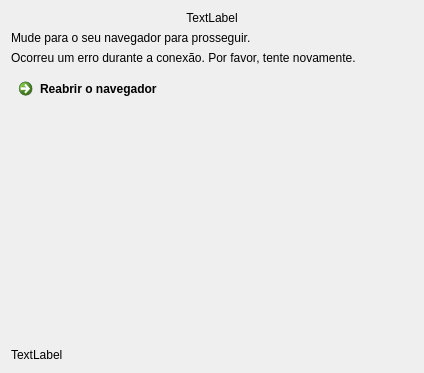
<?xml version="1.0" encoding="UTF-8"?>
<ui version="4.0">
 <class>OwncloudOAuthCredsPage</class>
 <widget class="QWidget" name="OwncloudOAuthCredsPage">
  <property name="geometry">
   <rect>
    <x>0</x>
    <y>0</y>
    <width>424</width>
    <height>373</height>
   </rect>
  </property>
  <property name="windowTitle">
   <string>Form</string>
  </property>
  <layout class="QVBoxLayout" name="verticalLayout">
   <item>
    <widget class="QLabel" name="topLabel">
     <property name="text">
      <string notr="true">TextLabel</string>
     </property>
     <property name="textFormat">
      <enum>Qt::RichText</enum>
     </property>
     <property name="alignment">
      <set>Qt::AlignCenter</set>
     </property>
     <property name="wordWrap">
      <bool>true</bool>
     </property>
    </widget>
   </item>
   <item>
    <widget class="QLabel" name="label">
     <property name="text">
      <string>Mude para o seu navegador para prosseguir.</string>
     </property>
     <property name="wordWrap">
      <bool>true</bool>
     </property>
    </widget>
   </item>
   <item>
    <widget class="QLabel" name="errorLabel">
     <property name="text">
      <string>Ocorreu um erro durante a conexão. Por favor, tente novamente.</string>
     </property>
     <property name="textFormat">
      <enum>Qt::PlainText</enum>
     </property>
    </widget>
   </item>
   <item>
    <widget class="QCommandLinkButton" name="openLinkButton">
     <property name="text">
      <string>Reabrir o navegador</string>
     </property>
    </widget>
   </item>
   <item>
    <spacer name="verticalSpacer">
     <property name="orientation">
      <enum>Qt::Vertical</enum>
     </property>
     <property name="sizeHint" stdset="0">
      <size>
       <width>20</width>
       <height>127</height>
      </size>
     </property>
    </spacer>
   </item>
   <item>
    <widget class="QLabel" name="bottomLabel">
     <property name="text">
      <string notr="true">TextLabel</string>
     </property>
     <property name="textFormat">
      <enum>Qt::RichText</enum>
     </property>
    </widget>
   </item>
  </layout>
 </widget>
 <resources/>
 <connections/>
</ui>
